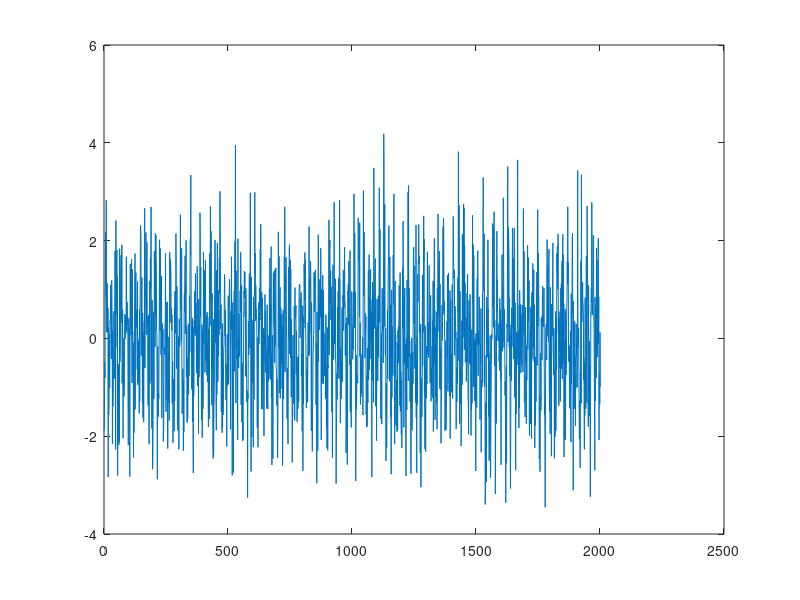
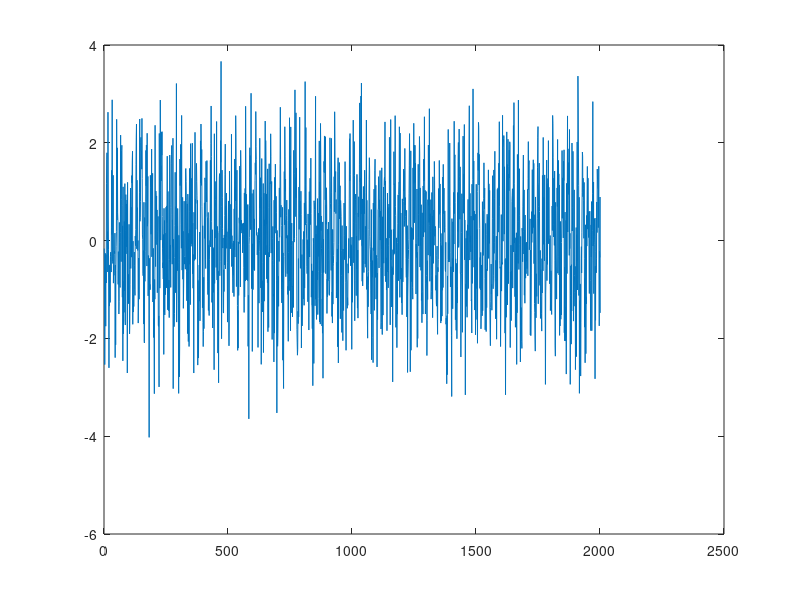
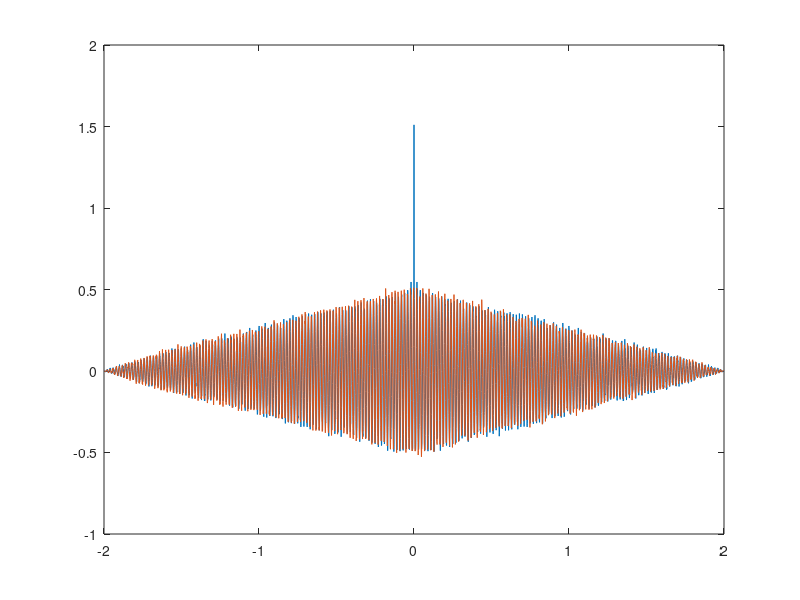

Here is the MATLAB script that generated these plots, in order:
clear;clc;
A=1;
f0=50;
Fs=1000;
t=0:1/Fs:100/f0;
phi=2*pi*(rand(1)-0.5);
x=A*cos(2*pi*f0*t+phi);
tau0=0.0023;
y=A*cos(2*pi*f0*(t-tau0)+phi);
%% Adding noise
sigma=1;
x=x+sigma*randn(size(x));
y=y+sigma*randn(size(y));
%%
figure(1)
plot(x)
figure(2)
plot(y)
%% correlation
gamma_xx=xcorr(x)/length(t);
gamma_yy=xcorr(y)/length(t);
gamma_xy=xcorr(x,y)/length(t);
tau=(-length(t)+1:(length(t)-1))/Fs;
figure
plot(tau,gamma_xx)
hold on
plot(tau,gamma_xy)

%% bias
diff=gamma_xx-gamma_xy;
diff_mean=mode(diff);
%% max
